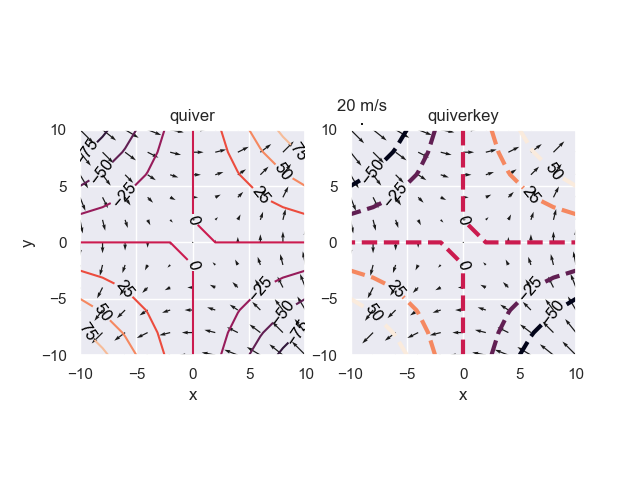

This chart was generated by the following Python code:
#----------------------------------------------
#   CH_12_7_2_EX_1_Pyplot_Quiver_Quiverkey.py
#----------------------------------------------
import numpy as np
import matplotlib.pyplot as plt
#
x = np.linspace(-10., 10., 11)
y = np.linspace(-10., 10., 11)
X, Y = np.meshgrid(x, y)
#
Z = X*Y
U = 20*Y
V = 20*X
#----- 繪製向量圖 (使用預設參數)
plt.subplot(1,2,1)
c1 = plt.contour(x, y, Z)
plt.clabel(c1, colors = 'black')
plt.quiver(X, Y, U, V, angles = 'xy')
plt.xlabel('x')
plt.ylabel('y')
plt.axis('square')
plt.title('quiver')
#----- 繪製等高線圖 (使用自訂參數) 加繪向量註解 (quiverkey)
plt.subplot(1,2,2)
values = [-50, -25., 0., 25., 50]
c2 = plt.contour(x, y, Z, values, linewidths = 3, linestyles = 'dashed')
plt.clabel(c2, colors = 'black')
q2 = plt.quiver(X, Y, U, V, angles = 'xy')
plt.quiverkey(q2, -9, 10.5, 20, '20 m/s', coordinates = 'data')
plt.xlabel('x')
plt.axis('square')
plt.title('quiverkey')
#
plt.savefig('CH_12_7_2_EX_1_Pyplot_Quiver_Quiverkey.png')
plt.show()








































































	


